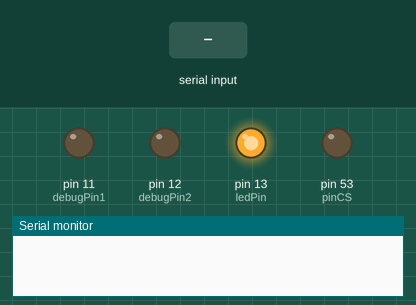
Bench run of a sketch on a simulated Arduino Mega 2560, built with avr-gcc and run on an emulated ATmega2560. Parts: output pins drawn as LEDs (lit = HIGH), the last lines printed to the serial monitor. Inputs (shaded band) come from the test bench. Storage starts empty.

Above: at 5.1 s.
At 7.9 s:
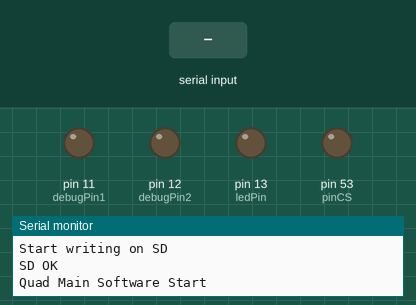
8.0 s: "90,45,200\n" received over the second serial link
At 9.7 s:
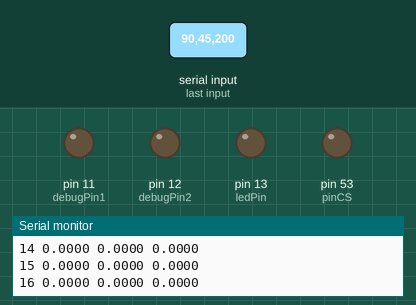
Timing chart, 0 to 17.0 s (numbered marks = the images above; inputs shaded):
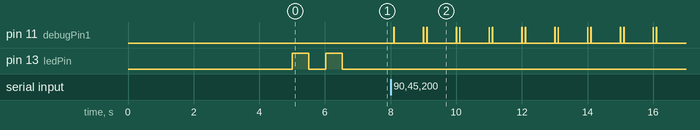

The sketch:

coletar_dados_imu_vooQuad.ino
```cpp
//***************************************************************************
//                 Instituto Tecnológico de Aeronáutica (ITA)
//                  Divisão de Engenharia Eletrônica (IEE)
//                   Departamento de Eletrônica Aplicada
//                          Projeto de mestrado
//                          1º Semestre de 2017
//                      Autor: Kléber Macedo Cabral
//***************************************************************************
//***************************************************************************
//
// Este programa implementa os controladores de posição do quadrirrotor e o controlador
// do ângulo de heading (orientação).
//

// Característica:
//
// Medir os 3 graus de libertdade e a orientação da plataforma
//
// Padronização dos sistema de referência do corpo:
//
// Eixo X apontando na direção do FTDI
// Eixo Y apontando para a direta em relação ao eixo X
// Eixo Z apontando para baixo
//
// Hardware Utilizado:
//
// Arduino atmega2560
//
// Software Utilizado:
//
// Arduino IDE
// Modo de compilação depende do hardware utilizado
// Modo configurado: Arduino Mega 2560
//
//****************************************************************************

#include <SD.h>
#include <SPI.h>

//The TX from AHRS is connected to the port 19, Arduino RX1

#define      MAX_MSG_SIZE   200        // numero máximo de caracteres para a mensagem
//#define                dt   0.020      // time interval between accel readins, step used at euler's integration
//#define   desired_HEADING   0          // desired value of heading, this is the value read by the magnetometer when we place the body X vector overlapping with the inertial X axis
//#define  TIMEOUT_MSG_XBEE   100        // maximum time in milliseconds to wait for a xbee message to be fully received
#define          debugPin1  11         // pin set to debug
#define          debugPin2  12         // pin set to debug
#define         LOG_ON_SD   true       // this flag enables the code to log the position into the SD card

float pitch   = 0; // Position in the inertial frame
float roll   = 0; // Velocity in the inertial frame
float yaw = 0; // Acceleration in the inertial frame
float angles[3] = {0,0,0};

long actual_time_50hz, actual_time_10hz; // Variables used for timing the tasks
int count = 0;  //Used for timing tasks
unsigned int iterator=0;

// Variables used at the xbee communication
char in_char_ahrs;
unsigned int pos_vmsg = 0, size_msg = 0; // Control variables to manipulate the received message
char in_msg_ahrs[MAX_MSG_SIZE]; // Message received from Serial 1
bool new_data_ahrs = false;      // Boolean to indicate when there is a new message

// File Handling variables
#define ledPin 13 // This pins goes HIGH when there is sth wrong with the log
#define pinCS 53  // Chip select for SPI comm
File myFile;      // The file object
boolean SD_ok;    // Indicates the SD comm is OK

void setup() {
  pinMode(ledPin, OUTPUT);
  digitalWrite(ledPin, LOW);
  pinMode(debugPin1, OUTPUT);
  digitalWrite(debugPin1, LOW);
  pinMode(debugPin2, OUTPUT);
  digitalWrite(debugPin2, LOW);

  delay(5000); //When the IMU and Mega start together, give a little time to the IMU to calibrate itself

  Serial.begin(9600);  // USB communication
  Serial1.begin(57600); // AHRS communication
  Serial2.begin(9600);  // XBee communication

  digitalWrite(ledPin, HIGH);    delay(500);
  digitalWrite(ledPin, LOW);    delay(500);

  if (LOG_ON_SD) //setup the file for LOG
  {
    Serial.println();
    Serial.println("Start writing on SD");
    init_SD_card();
    sd_open_file("log_data.txt");
    //myFile.println("-------- Log Start ---------");
    if(SD_ok) myFile.println("count pitch roll yaw");
    sd_close_file();

    if(SD_ok) Serial.println("SD OK");
    else      Serial.println("SD NOT OK");

    while(!SD_ok); //Holds here if it is derised to do the log but the communication with the SD card is not OK
    //Blinks to indicate that the program will proceed
    digitalWrite(ledPin, HIGH);    delay(500);
    digitalWrite(ledPin, LOW);    delay(500);
  }
  Serial.println("Quad Main Software Start");
  while (!Serial1.available()); // Holds waiting for AHRS message to start the program;
  actual_time_10hz = millis();
  actual_time_50hz = actual_time_10hz;
}

void loop()
{
  receive_data_ahrs(); // Try to read data comming from the AHRS

  if (((millis() - actual_time_50hz) >= 20) && new_data_ahrs) // The data from AHRS should be received ad 50Hz
  {
    actual_time_50hz = millis(); // save the actual time for comparisiont
    //digitalWrite(debugPin1,HIGH); //Debug on osciliscope
    parse_msg_ahrs();   //Retrieve accel and heading information from the image
    new_data_ahrs = false;
    //digitalWrite(debugPin1,LOW); //Debug on osciliscope
    //Serial.print(" "); Serial.print(pitch,4); Serial.print(" "); Serial.print(roll,4); Serial.print(" "); Serial.println(yaw,4);
    angles[0]+=pitch/5;
    angles[1]+=roll/5;
    angles[2]+=yaw/5;
  }

  if ((millis() - actual_time_10hz) >= 100) // Call the position controllers at 10Hz
  {
    actual_time_10hz = millis();
    digitalWrite(debugPin1, HIGH); //Debug on osciliscope

    count++; //Needs to be before this IF
    if (LOG_ON_SD) // Log the calculed position to the SD Card
    {
      //Avoids to keep openning and closing the file all the time
      if (count == 1) sd_open_file("log_data.txt");
      iterator++;
      write_on_file(iterator, angles[0], angles[1], angles[2]);
      if (count == 10) sd_close_file();
    }
    else delay(2); //REMOVE IT, JUST FOR OSCILOSCOPE VISUALIZATION
    Serial.print(iterator); Serial.print(" "); Serial.print(pitch,4); Serial.print(" "); Serial.print(roll,4); Serial.print(" "); Serial.println(yaw,4);
//    Serial.print("--"); Serial.print(" "); Serial.print(angles[0],4); Serial.print(" "); Serial.print(angles[1],4); Serial.print(" "); Serial.println(angles[2],4);
    angles[0]=0;
    angles[1]=0;
    angles[2]=0;
    digitalWrite(debugPin1, LOW); //Debug on osciliscope
  }

  if (count == 10) // at 1Hz => replace the calculated value for the position with a position from the Location System
  {
    digitalWrite(debugPin2, HIGH); //Debug on osciliscope
    count = 0;

    delay(1); // remove it, just for osciloscope visualization
    digitalWrite(debugPin2, LOW); //Debug on osciliscope
  }
}
```

ahrs.ino
```cpp
void receive_data_ahrs()
{
  while (Serial1.available())
  {
    in_char_ahrs = Serial1.read();
    if (in_char_ahrs == 'i') //begging of the message
    {
      pos_vmsg = 0;
    }
    else if (in_char_ahrs == 'f') // end of the message
    {
      size_msg = pos_vmsg + 1;
      in_msg_ahrs[pos_vmsg] = 0;
      new_data_ahrs = true;
    }
    else if (in_char_ahrs == '\n')
    {
      break; //stops the while when it recognizes an end of message given by a new line '\n'
    }
    else
    {
      in_msg_ahrs[pos_vmsg] = in_char_ahrs;
      pos_vmsg++;
    }
  }
}

//This function retrieve from the message the actual accel aN, aE, aD, and the haeading read by the magnetometer
void parse_msg_ahrs() {
  char *token_from_msg;
  char delimiters[] = " ";
  uint8_t iterator = 0;
  //Serial.println(in_msg_ahrs);

  token_from_msg = strtok(in_msg_ahrs, delimiters); //This initializes strtok with our string to tokenize
  //Serial.print("AHRS INSIDE Parse: ");
  while (token_from_msg != NULL) {
    //Serial.print(iterator);    Serial.print("->");
    //Serial.print(token_from_msg);    Serial.print(" ");

    switch (iterator) {
      case 0:
        pitch = atof (token_from_msg); //first value is the accel N
        break;
      case 1:
        roll = atof (token_from_msg); //second value is the accel E
        break;
      case 2:
        yaw = atof (token_from_msg); //third value is the accel D
        break;
    }
    //the third value is the yaw, should be similar to the magnetometer heading measurement, but it is derived from the DCM computed internally at AHRS

    token_from_msg = strtok(NULL, delimiters);    //Here we pass in a NULL value, which tells strtok to continue working with the previous string
    iterator++;
  }
  //Serial.println();
}
```

sd_card.ino
```cpp
#define DEGUB_SD false //false to hide the prints

void init_SD_card()
{
  digitalWrite(ledPin, LOW);
  pinMode(pinCS, OUTPUT);

   // SD Card Initialization
  if (SD.begin())
  {
    if(DEGUB_SD) Serial.println("SD card is ready to use.");
    digitalWrite(ledPin, LOW);
    SD_ok = true;
  }
  else
  {
    if(DEGUB_SD) Serial.println("SD card initialization failed");
    digitalWrite(ledPin, HIGH);
    SD_ok = false;
  }
}

void sd_open_file(const char * filename)
{
  if(SD_ok)
  {
    // Create/Open file
    myFile = SD.open(filename, FILE_WRITE);
    if(myFile){}
    else {
      if(DEGUB_SD) { Serial.print("SD card failed open file = "); Serial.println(filename); }
      digitalWrite(ledPin, HIGH);
      SD_ok = false;
    }
  }
}

void write_on_file(unsigned int count,float a,float b,float c)
{
  if(SD_ok)
  {
    // if the file opened okay, write to it:
    if (myFile)
    {
      if(DEGUB_SD) Serial.println("Writing to file...");
      // Write to file

      myFile.print(count);
      myFile.print(" ");
      myFile.print(a, 4);
      myFile.print(" ");
      myFile.print(b, 4);
      myFile.print(" ");
      myFile.println(c, 4);

      if(DEGUB_SD) Serial.println("Done.");
      digitalWrite(ledPin, LOW);
    }
    else // if the file didn't open, print an error:
    {
      if(DEGUB_SD) Serial.println("error file");
      digitalWrite(ledPin, HIGH);
    }
  }
}

void read_from_file()
{
  if(SD_ok)
  {
    // Reading the file
    myFile = SD.open("log_data.txt");
    if (myFile)
    {
      Serial.println("Read:");
      // Reading the whole file
      while (myFile.available())
      {
        Serial.write(myFile.read());
        digitalWrite(ledPin, LOW);
      }
      myFile.close();
    }
    else
    {
      Serial.println("error file");
      digitalWrite(ledPin, HIGH);
    }
  }
}
void sd_close_file()
{
  if(SD_ok)
    myFile.close(); // close the file
}
```

Measured:
- after the input at 8.0 s, pin 11 (debugPin1): LOW → HIGH after 0.10 s, then repeats every 1.0 s: LOW 0.89 s, HIGH 0.01 s, LOW 0.09 s, HIGH 0.01 s
